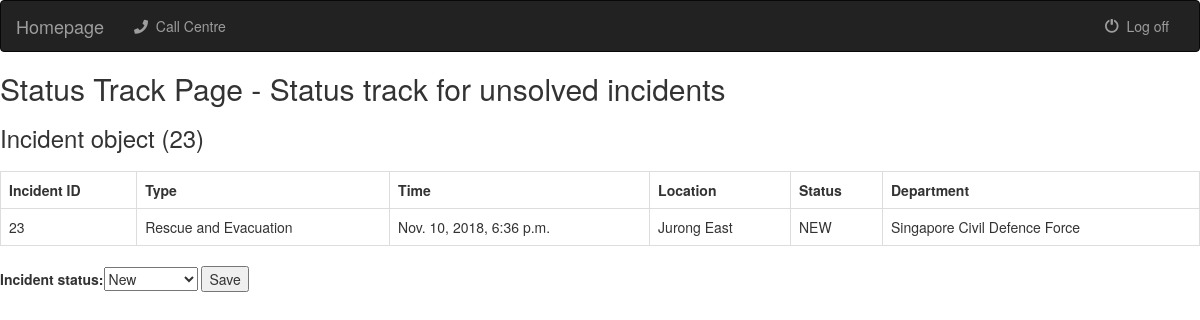
Screenshot of /statusCreation/23/ with the database file from the repository.
### callcentre/models.py (models this page shows)
class Incident(models.Model):
    caller_name = models.CharField(max_length=50, default='NULL')
    mobile_number = models.CharField(max_length=8, default='NULL')
    incident_time = models.DateTimeField(default=timezone.now)
    incident_location = models.CharField(max_length=100, default='NULL')
    incident_department = models.CharField(max_length=100, default='NULL')
    incident_region = models.CharField(max_length=100, choices = REGION_CHOICES, default='NULL')
    incident_category = models.CharField(max_length=100, choices=CATEGORY_CHOICES, default='NULL')
    incident_type = models.CharField(max_length=100, choices=TYPE_CHOICES, default='NULL')
    incident_status = models.CharField(max_length=100, choices=STATUS_UPDATE, default='NEW')
    incident_description = models.CharField(max_length=400, default='NULL')

### statusCreation/views.py (the view)
# urls.py: url(r'^(?P<incident_id>[0-9]+)/$', views.detail, name='detail'),
def detail(request, incident_id):
    try:
        incident = Incident.objects.get(id=incident_id)
        form = ContactForm3(request.POST)
        if request.method == 'POST':
            if form.is_valid():
                incident = Incident.objects.get(id=incident_id)
                incident.incident_status = form.cleaned_data['incident_status']
                incident.save()
                context = {'form': form, 'incident': incident}
                return render(request, 'statustrack/detail.html', context)
        else:
            form = ContactForm3()
            context =  {'form': form, 'incident': incident}
            return render(request, 'statustrack/detail.html', context)
    except Incident.DoesNotExist:
        raise Http404("Incident does not exist")

### statusCreation/models.py
class ContactForm3(forms.ModelForm):
    class Meta:
        model=Incident
        fields=('incident_status',)

### templates/statustrack/detail.html (shortened to what this page needs)
{% extends 'base_navi.html' %}
{% block body %}
<h2>Status Track Page - Status track for unsolved incidents</h2>
<h3>{{ incident }}</h3>
<table class="table table-bordered" style="width:100%">
  <tr>
    <th>Incident ID</th>
    <th>Type</th>
    <th>Time</th>
    <th>Location</th>
    <th>Status</th>
    <th>Department</th>
  </tr>
  <tr>
    <td>{{ incident.id }}</td>
    <td>{{ incident.incident_category }}</td>
    <td>{{ incident.incident_time }}</td>
    <td>{{ incident.incident_location }}</td>
    <td>{{ incident.incident_status }}</td>
    <td>{{ incident.incident_department }}</td>
  </tr>
</table>
  <form action=""  method="POST">
    {{ form }}
    <input type="submit" value="Save"/>
  </form>
{% endblock %}

### rows the page displays
Incident: id "Incident object (23)", id "23", incident_category "Rescue and Evacuation", incident_time "Nov. 10, 2018, 6:36 p.m.", incident_location "Jurong East", incident_status "NEW", incident_department "Singapore Civil Defence Force"
